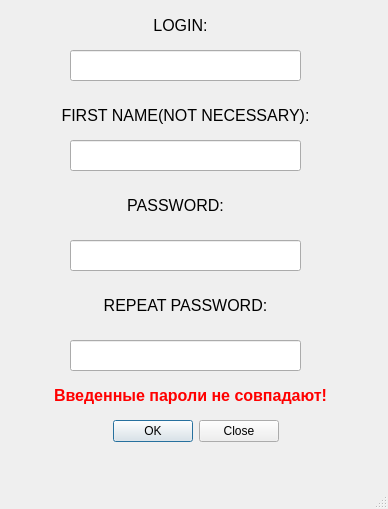
<?xml version="1.0" encoding="UTF-8"?>
<ui version="4.0">
 <class>MainWindow</class>
 <widget class="QMainWindow" name="MainWindow">
  <property name="geometry">
   <rect>
    <x>0</x>
    <y>0</y>
    <width>388</width>
    <height>509</height>
   </rect>
  </property>
  <property name="sizePolicy">
   <sizepolicy hsizetype="Fixed" vsizetype="Fixed">
    <horstretch>0</horstretch>
    <verstretch>0</verstretch>
   </sizepolicy>
  </property>
  <property name="windowTitle">
   <string>Registration</string>
  </property>
  <widget class="QWidget" name="centralwidget">
   <widget class="QDialogButtonBox" name="buttonBox">
    <property name="geometry">
     <rect>
      <x>100</x>
      <y>420</y>
      <width>191</width>
      <height>23</height>
     </rect>
    </property>
    <property name="standardButtons">
     <set>QDialogButtonBox::Close|QDialogButtonBox::Ok</set>
    </property>
    <property name="centerButtons">
     <bool>true</bool>
    </property>
   </widget>
   <widget class="QLineEdit" name="lineEdit">
    <property name="geometry">
     <rect>
      <x>70</x>
      <y>50</y>
      <width>231</width>
      <height>31</height>
     </rect>
    </property>
   </widget>
   <widget class="QLabel" name="label">
    <property name="geometry">
     <rect>
      <x>100</x>
      <y>10</y>
      <width>161</width>
      <height>31</height>
     </rect>
    </property>
    <property name="font">
     <font>
      <pointsize>12</pointsize>
     </font>
    </property>
    <property name="text">
     <string>LOGIN:</string>
    </property>
    <property name="alignment">
     <set>Qt::AlignCenter</set>
    </property>
   </widget>
   <widget class="QLabel" name="label_3">
    <property name="geometry">
     <rect>
      <x>90</x>
      <y>190</y>
      <width>171</width>
      <height>31</height>
     </rect>
    </property>
    <property name="font">
     <font>
      <pointsize>12</pointsize>
     </font>
    </property>
    <property name="text">
     <string>PASSWORD:</string>
    </property>
    <property name="alignment">
     <set>Qt::AlignCenter</set>
    </property>
   </widget>
   <widget class="QLineEdit" name="lineEdit_2">
    <property name="geometry">
     <rect>
      <x>70</x>
      <y>240</y>
      <width>231</width>
      <height>31</height>
     </rect>
    </property>
    <property name="sizePolicy">
     <sizepolicy hsizetype="Expanding" vsizetype="Fixed">
      <horstretch>0</horstretch>
      <verstretch>0</verstretch>
     </sizepolicy>
    </property>
   </widget>
   <widget class="QLabel" name="warning_lable">
    <property name="geometry">
     <rect>
      <x>40</x>
      <y>380</y>
      <width>301</width>
      <height>31</height>
     </rect>
    </property>
    <property name="palette">
     <palette>
      <active>
       <colorrole role="WindowText">
        <brush brushstyle="SolidPattern">
         <color alpha="255">
          <red>255</red>
          <green>0</green>
          <blue>0</blue>
         </color>
        </brush>
       </colorrole>
       <colorrole role="Button">
        <brush brushstyle="SolidPattern">
         <color alpha="255">
          <red>255</red>
          <green>0</green>
          <blue>0</blue>
         </color>
        </brush>
       </colorrole>
       <colorrole role="Light">
        <brush brushstyle="SolidPattern">
         <color alpha="255">
          <red>255</red>
          <green>127</green>
          <blue>127</blue>
         </color>
        </brush>
       </colorrole>
       <colorrole role="Midlight">
        <brush brushstyle="SolidPattern">
         <color alpha="255">
          <red>255</red>
          <green>63</green>
          <blue>63</blue>
         </color>
        </brush>
       </colorrole>
       <colorrole role="Dark">
        <brush brushstyle="SolidPattern">
         <color alpha="255">
          <red>127</red>
          <green>0</green>
          <blue>0</blue>
         </color>
        </brush>
       </colorrole>
       <colorrole role="Mid">
        <brush brushstyle="SolidPattern">
         <color alpha="255">
          <red>170</red>
          <green>0</green>
          <blue>0</blue>
         </color>
        </brush>
       </colorrole>
       <colorrole role="Text">
        <brush brushstyle="SolidPattern">
         <color alpha="255">
          <red>255</red>
          <green>0</green>
          <blue>0</blue>
         </color>
        </brush>
       </colorrole>
       <colorrole role="BrightText">
        <brush brushstyle="SolidPattern">
         <color alpha="255">
          <red>255</red>
          <green>255</green>
          <blue>255</blue>
         </color>
        </brush>
       </colorrole>
       <colorrole role="ButtonText">
        <brush brushstyle="SolidPattern">
         <color alpha="255">
          <red>0</red>
          <green>0</green>
          <blue>0</blue>
         </color>
        </brush>
       </colorrole>
       <colorrole role="Base">
        <brush brushstyle="SolidPattern">
         <color alpha="255">
          <red>255</red>
          <green>255</green>
          <blue>255</blue>
         </color>
        </brush>
       </colorrole>
       <colorrole role="Window">
        <brush brushstyle="SolidPattern">
         <color alpha="255">
          <red>255</red>
          <green>0</green>
          <blue>0</blue>
         </color>
        </brush>
       </colorrole>
       <colorrole role="Shadow">
        <brush brushstyle="SolidPattern">
         <color alpha="255">
          <red>0</red>
          <green>0</green>
          <blue>0</blue>
         </color>
        </brush>
       </colorrole>
       <colorrole role="AlternateBase">
        <brush brushstyle="SolidPattern">
         <color alpha="255">
          <red>255</red>
          <green>127</green>
          <blue>127</blue>
         </color>
        </brush>
       </colorrole>
       <colorrole role="ToolTipBase">
        <brush brushstyle="SolidPattern">
         <color alpha="255">
          <red>255</red>
          <green>255</green>
          <blue>220</blue>
         </color>
        </brush>
       </colorrole>
       <colorrole role="ToolTipText">
        <brush brushstyle="SolidPattern">
         <color alpha="255">
          <red>0</red>
          <green>0</green>
          <blue>0</blue>
         </color>
        </brush>
       </colorrole>
      </active>
      <inactive>
       <colorrole role="WindowText">
        <brush brushstyle="SolidPattern">
         <color alpha="255">
          <red>255</red>
          <green>0</green>
          <blue>0</blue>
         </color>
        </brush>
       </colorrole>
       <colorrole role="Button">
        <brush brushstyle="SolidPattern">
         <color alpha="255">
          <red>255</red>
          <green>0</green>
          <blue>0</blue>
         </color>
        </brush>
       </colorrole>
       <colorrole role="Light">
        <brush brushstyle="SolidPattern">
         <color alpha="255">
          <red>255</red>
          <green>127</green>
          <blue>127</blue>
         </color>
        </brush>
       </colorrole>
       <colorrole role="Midlight">
        <brush brushstyle="SolidPattern">
         <color alpha="255">
          <red>255</red>
          <green>63</green>
          <blue>63</blue>
         </color>
        </brush>
       </colorrole>
       <colorrole role="Dark">
        <brush brushstyle="SolidPattern">
         <color alpha="255">
          <red>127</red>
          <green>0</green>
          <blue>0</blue>
         </color>
        </brush>
       </colorrole>
       <colorrole role="Mid">
        <brush brushstyle="SolidPattern">
         <color alpha="255">
          <red>170</red>
          <green>0</green>
          <blue>0</blue>
         </color>
        </brush>
       </colorrole>
       <colorrole role="Text">
        <brush brushstyle="SolidPattern">
         <color alpha="255">
          <red>255</red>
          <green>0</green>
          <blue>0</blue>
         </color>
        </brush>
       </colorrole>
       <colorrole role="BrightText">
        <brush brushstyle="SolidPattern">
         <color alpha="255">
          <red>255</red>
          <green>255</green>
          <blue>255</blue>
         </color>
        </brush>
       </colorrole>
       <colorrole role="ButtonText">
        <brush brushstyle="SolidPattern">
         <color alpha="255">
          <red>0</red>
          <green>0</green>
          <blue>0</blue>
         </color>
        </brush>
       </colorrole>
       <colorrole role="Base">
        <brush brushstyle="SolidPattern">
         <color alpha="255">
          <red>255</red>
          <green>255</green>
          <blue>255</blue>
         </color>
        </brush>
       </colorrole>
       <colorrole role="Window">
        <brush brushstyle="SolidPattern">
         <color alpha="255">
          <red>255</red>
          <green>0</green>
          <blue>0</blue>
         </color>
        </brush>
       </colorrole>
       <colorrole role="Shadow">
        <brush brushstyle="SolidPattern">
         <color alpha="255">
          <red>0</red>
          <green>0</green>
          <blue>0</blue>
         </color>
        </brush>
       </colorrole>
       <colorrole role="AlternateBase">
        <brush brushstyle="SolidPattern">
         <color alpha="255">
          <red>255</red>
          <green>127</green>
          <blue>127</blue>
         </color>
        </brush>
       </colorrole>
       <colorrole role="ToolTipBase">
        <brush brushstyle="SolidPattern">
         <color alpha="255">
          <red>255</red>
          <green>255</green>
          <blue>220</blue>
         </color>
        </brush>
       </colorrole>
       <colorrole role="ToolTipText">
        <brush brushstyle="SolidPattern">
         <color alpha="255">
          <red>0</red>
          <green>0</green>
          <blue>0</blue>
         </color>
        </brush>
       </colorrole>
      </inactive>
      <disabled>
       <colorrole role="WindowText">
        <brush brushstyle="SolidPattern">
         <color alpha="255">
          <red>127</red>
          <green>0</green>
          <blue>0</blue>
         </color>
        </brush>
       </colorrole>
       <colorrole role="Button">
        <brush brushstyle="SolidPattern">
         <color alpha="255">
          <red>255</red>
          <green>0</green>
          <blue>0</blue>
         </color>
        </brush>
       </colorrole>
       <colorrole role="Light">
        <brush brushstyle="SolidPattern">
         <color alpha="255">
          <red>255</red>
          <green>127</green>
          <blue>127</blue>
         </color>
        </brush>
       </colorrole>
       <colorrole role="Midlight">
        <brush brushstyle="SolidPattern">
         <color alpha="255">
          <red>255</red>
          <green>63</green>
          <blue>63</blue>
         </color>
        </brush>
       </colorrole>
       <colorrole role="Dark">
        <brush brushstyle="SolidPattern">
         <color alpha="255">
          <red>127</red>
          <green>0</green>
          <blue>0</blue>
         </color>
        </brush>
       </colorrole>
       <colorrole role="Mid">
        <brush brushstyle="SolidPattern">
         <color alpha="255">
          <red>170</red>
          <green>0</green>
          <blue>0</blue>
         </color>
        </brush>
       </colorrole>
       <colorrole role="Text">
        <brush brushstyle="SolidPattern">
         <color alpha="255">
          <red>127</red>
          <green>0</green>
          <blue>0</blue>
         </color>
        </brush>
       </colorrole>
       <colorrole role="BrightText">
        <brush brushstyle="SolidPattern">
         <color alpha="255">
          <red>255</red>
          <green>255</green>
          <blue>255</blue>
         </color>
        </brush>
       </colorrole>
       <colorrole role="ButtonText">
        <brush brushstyle="SolidPattern">
         <color alpha="255">
          <red>127</red>
          <green>0</green>
          <blue>0</blue>
         </color>
        </brush>
       </colorrole>
       <colorrole role="Base">
        <brush brushstyle="SolidPattern">
         <color alpha="255">
          <red>255</red>
          <green>0</green>
          <blue>0</blue>
         </color>
        </brush>
       </colorrole>
       <colorrole role="Window">
        <brush brushstyle="SolidPattern">
         <color alpha="255">
          <red>255</red>
          <green>0</green>
          <blue>0</blue>
         </color>
        </brush>
       </colorrole>
       <colorrole role="Shadow">
        <brush brushstyle="SolidPattern">
         <color alpha="255">
          <red>0</red>
          <green>0</green>
          <blue>0</blue>
         </color>
        </brush>
       </colorrole>
       <colorrole role="AlternateBase">
        <brush brushstyle="SolidPattern">
         <color alpha="255">
          <red>255</red>
          <green>0</green>
          <blue>0</blue>
         </color>
        </brush>
       </colorrole>
       <colorrole role="ToolTipBase">
        <brush brushstyle="SolidPattern">
         <color alpha="255">
          <red>255</red>
          <green>255</green>
          <blue>220</blue>
         </color>
        </brush>
       </colorrole>
       <colorrole role="ToolTipText">
        <brush brushstyle="SolidPattern">
         <color alpha="255">
          <red>0</red>
          <green>0</green>
          <blue>0</blue>
         </color>
        </brush>
       </colorrole>
      </disabled>
     </palette>
    </property>
    <property name="font">
     <font>
      <pointsize>12</pointsize>
      <weight>75</weight>
      <bold>true</bold>
     </font>
    </property>
    <property name="text">
     <string>Введенные пароли не совпадают!</string>
    </property>
    <property name="alignment">
     <set>Qt::AlignCenter</set>
    </property>
   </widget>
   <widget class="QLineEdit" name="lineEdit_3">
    <property name="geometry">
     <rect>
      <x>70</x>
      <y>340</y>
      <width>231</width>
      <height>31</height>
     </rect>
    </property>
    <property name="sizePolicy">
     <sizepolicy hsizetype="Expanding" vsizetype="Fixed">
      <horstretch>0</horstretch>
      <verstretch>0</verstretch>
     </sizepolicy>
    </property>
   </widget>
   <widget class="QLabel" name="label_4">
    <property name="geometry">
     <rect>
      <x>100</x>
      <y>290</y>
      <width>171</width>
      <height>31</height>
     </rect>
    </property>
    <property name="font">
     <font>
      <pointsize>12</pointsize>
     </font>
    </property>
    <property name="text">
     <string>REPEAT PASSWORD:</string>
    </property>
    <property name="alignment">
     <set>Qt::AlignCenter</set>
    </property>
   </widget>
   <widget class="QLabel" name="label_2">
    <property name="geometry">
     <rect>
      <x>50</x>
      <y>100</y>
      <width>271</width>
      <height>31</height>
     </rect>
    </property>
    <property name="font">
     <font>
      <pointsize>12</pointsize>
     </font>
    </property>
    <property name="text">
     <string>FIRST NAME(NOT NECESSARY):</string>
    </property>
    <property name="alignment">
     <set>Qt::AlignCenter</set>
    </property>
   </widget>
   <widget class="QLineEdit" name="lineEdit_1">
    <property name="geometry">
     <rect>
      <x>70</x>
      <y>140</y>
      <width>231</width>
      <height>31</height>
     </rect>
    </property>
   </widget>
  </widget>
  <widget class="QStatusBar" name="statusBar"/>
 </widget>
 <resources/>
 <connections/>
</ui>
